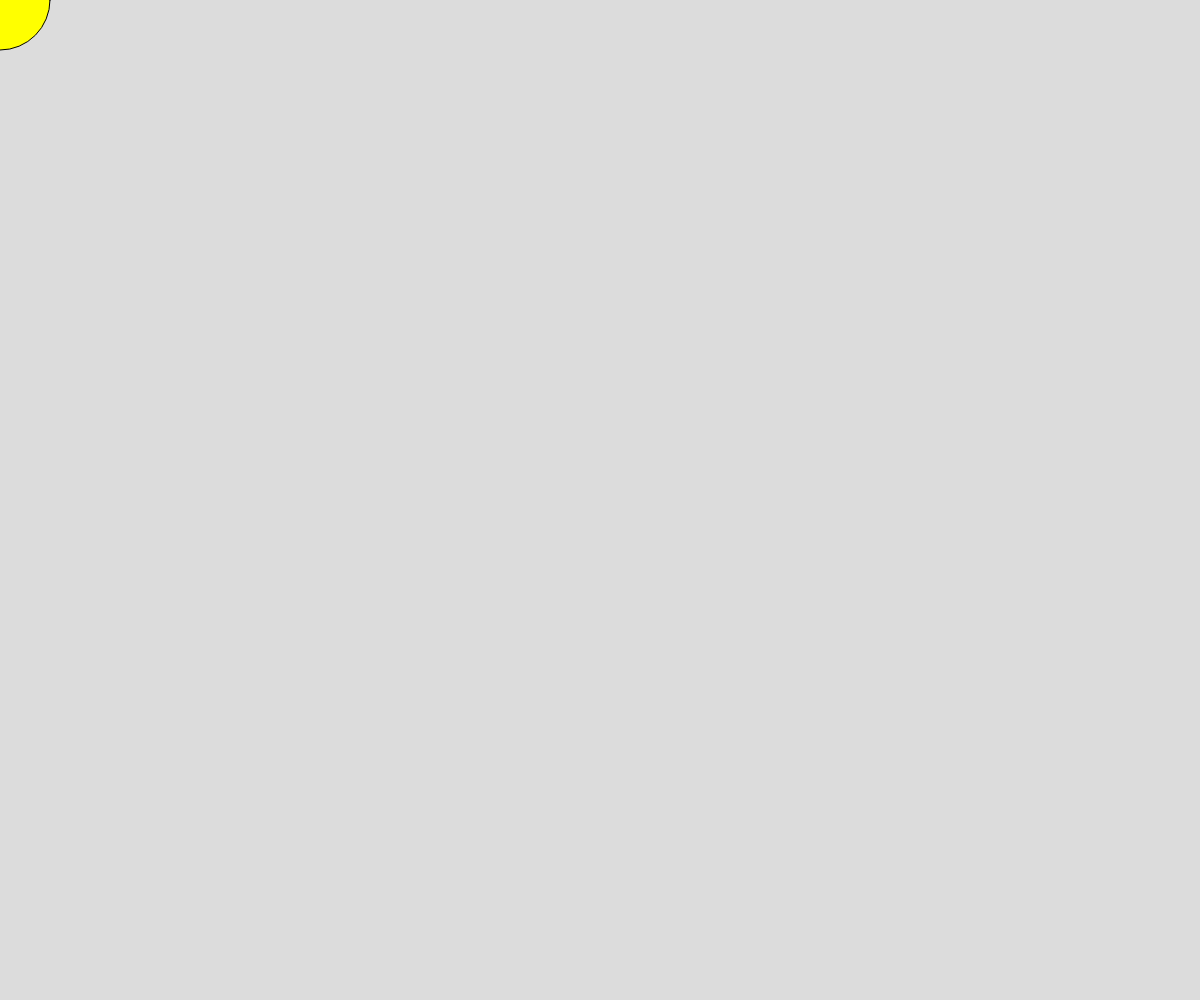
Frame 1 (no input)
Frame 60 (no input): identical to frame 1, image omitted
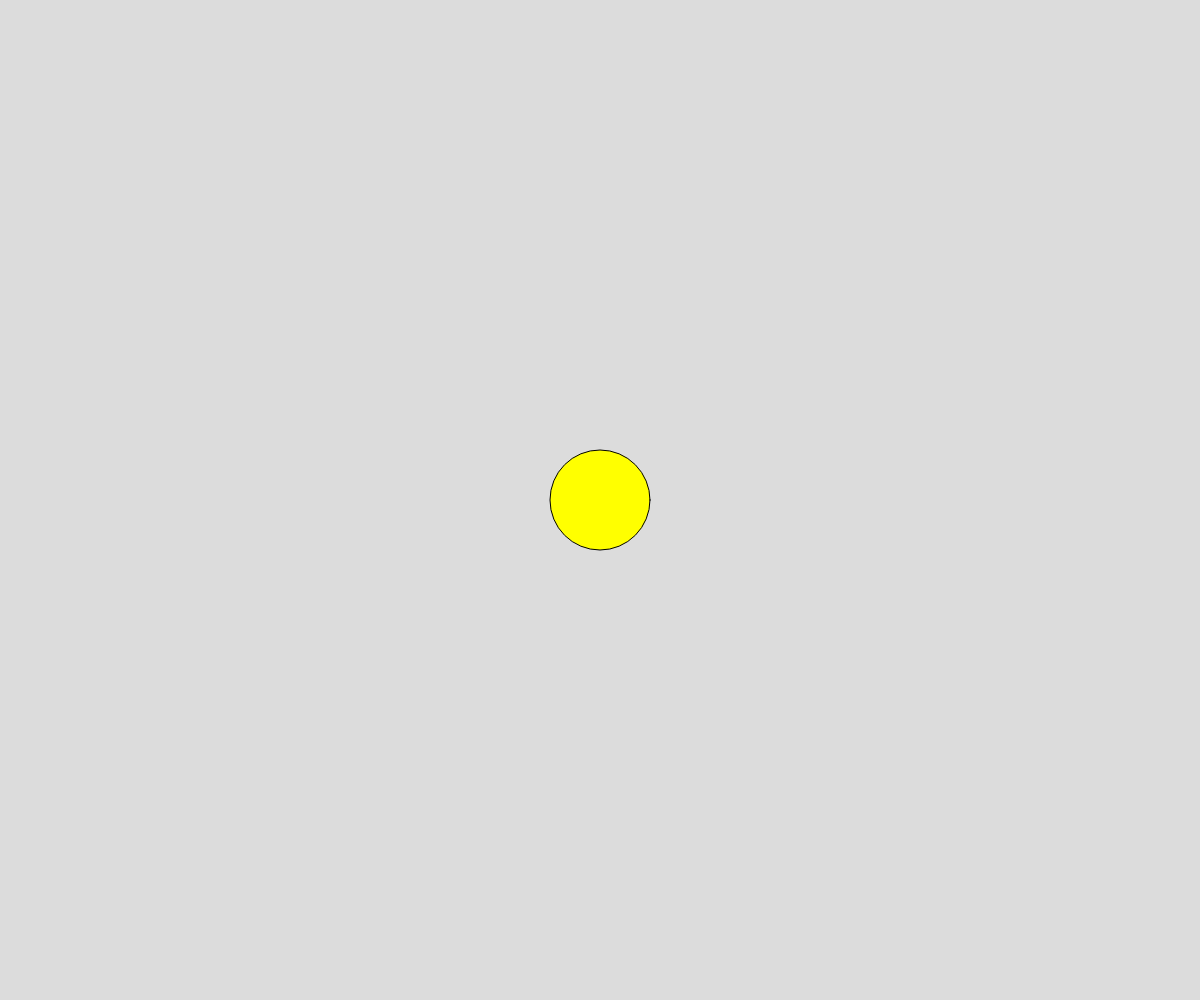
Frame 120 (the mouse pressed at the canvas centre since frame 60)

The p5.js sketch that drew these frames (run headless with seeded random() and noise() and a simulated clock; from frame 60 on, the mouse is pressed at the canvas centre):

// p5.js sketch
// ── sketch.js
// Project Title
// Your Name
// Date
//
// Extra for Experts:
// - describe what you did to take this project "above and beyond"


function setup() {
  createCanvas(windowWidth, windowHeight);
}

function draw() {
  background(220);
  fill('yellow');
  circle(mouseX, mouseY, 100);
}
